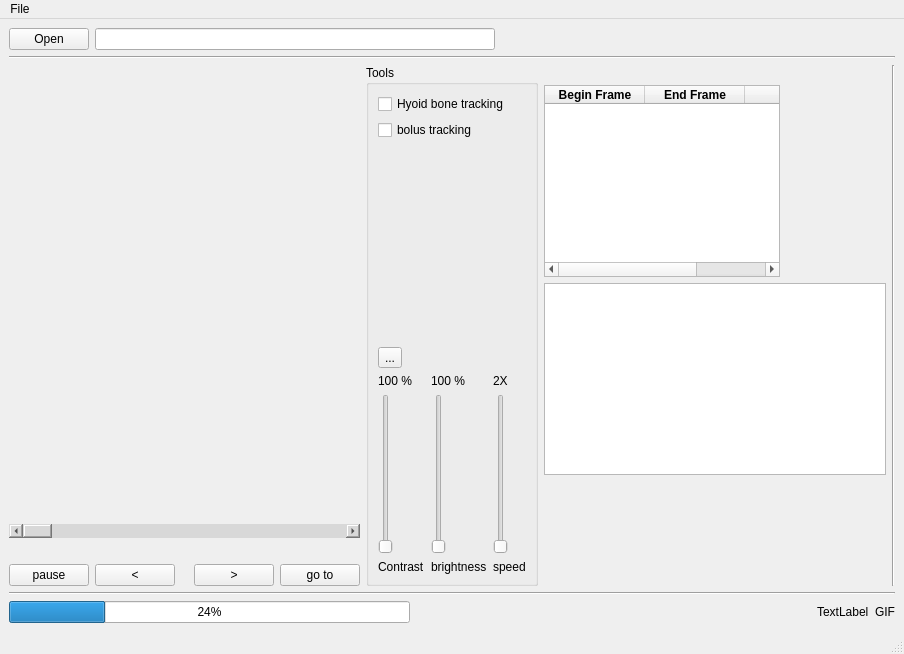
<?xml version="1.0" encoding="UTF-8"?>
<ui version="4.0">
 <class>MainWindow</class>
 <widget class="QMainWindow" name="MainWindow">
  <property name="geometry">
   <rect>
    <x>0</x>
    <y>0</y>
    <width>904</width>
    <height>654</height>
   </rect>
  </property>
  <property name="windowTitle">
   <string>MainWindow</string>
  </property>
  <widget class="QWidget" name="centralwidget">
   <layout class="QHBoxLayout" name="horizontalLayout_2">
    <item>
     <layout class="QHBoxLayout" name="horizontalLayout_9">
      <item>
       <layout class="QVBoxLayout" name="verticalLayout_7">
        <item>
         <layout class="QHBoxLayout" name="horizontalLayout">
          <item>
           <widget class="QPushButton" name="openButton">
            <property name="text">
             <string>Open</string>
            </property>
           </widget>
          </item>
          <item>
           <widget class="QLineEdit" name="pathTextEdit"/>
          </item>
          <item>
           <spacer name="horizontalSpacer_4">
            <property name="orientation">
             <enum>Qt::Horizontal</enum>
            </property>
            <property name="sizeHint" stdset="0">
             <size>
              <width>40</width>
              <height>20</height>
             </size>
            </property>
           </spacer>
          </item>
         </layout>
        </item>
        <item>
         <layout class="QHBoxLayout" name="horizontalLayout_4"/>
        </item>
        <item>
         <widget class="Line" name="line_5">
          <property name="orientation">
           <enum>Qt::Horizontal</enum>
          </property>
         </widget>
        </item>
        <item>
         <layout class="QVBoxLayout" name="verticalLayout_6">
          <item>
           <layout class="QHBoxLayout" name="horizontalLayout_8">
            <item>
             <layout class="QVBoxLayout" name="videoLayout">
              <item>
               <spacer name="horizontalSpacer_3">
                <property name="orientation">
                 <enum>Qt::Horizontal</enum>
                </property>
                <property name="sizeHint" stdset="0">
                 <size>
                  <width>75</width>
                  <height>20</height>
                 </size>
                </property>
               </spacer>
              </item>
              <item>
               <widget class="QLabel" name="video">
                <property name="minimumSize">
                 <size>
                  <width>320</width>
                  <height>400</height>
                 </size>
                </property>
                <property name="text">
                 <string/>
                </property>
               </widget>
              </item>
              <item>
               <widget class="QScrollBar" name="scrollBar">
                <property name="tabletTracking">
                 <bool>false</bool>
                </property>
                <property name="focusPolicy">
                 <enum>Qt::NoFocus</enum>
                </property>
                <property name="autoFillBackground">
                 <bool>false</bool>
                </property>
                <property name="styleSheet">
                 <string notr="true">background-color: rgb(216, 216, 216);</string>
                </property>
                <property name="orientation">
                 <enum>Qt::Horizontal</enum>
                </property>
               </widget>
              </item>
              <item>
               <widget class="QLabel" name="static_dynamic_pharyngial_distribution_img_label">
                <property name="sizePolicy">
                 <sizepolicy hsizetype="Minimum" vsizetype="Fixed">
                  <horstretch>0</horstretch>
                  <verstretch>0</verstretch>
                 </sizepolicy>
                </property>
                <property name="text">
                 <string/>
                </property>
               </widget>
              </item>
              <item>
               <layout class="QHBoxLayout" name="horizontalLayout_3">
                <item>
                 <widget class="QPushButton" name="pause_resume_button">
                  <property name="text">
                   <string>pause</string>
                  </property>
                 </widget>
                </item>
                <item>
                 <widget class="QPushButton" name="prevFrameButton">
                  <property name="sizePolicy">
                   <sizepolicy hsizetype="Minimum" vsizetype="Fixed">
                    <horstretch>0</horstretch>
                    <verstretch>0</verstretch>
                   </sizepolicy>
                  </property>
                  <property name="text">
                   <string>&lt;</string>
                  </property>
                 </widget>
                </item>
                <item>
                 <layout class="QVBoxLayout" name="verticalLayout">
                  <item>
                   <widget class="QLabel" name="framesLabel">
                    <property name="layoutDirection">
                     <enum>Qt::LeftToRight</enum>
                    </property>
                    <property name="text">
                     <string/>
                    </property>
                    <property name="alignment">
                     <set>Qt::AlignCenter</set>
                    </property>
                   </widget>
                  </item>
                 </layout>
                </item>
                <item>
                 <widget class="QPushButton" name="nextFrameButton">
                  <property name="text">
                   <string>&gt;</string>
                  </property>
                 </widget>
                </item>
                <item>
                 <widget class="QPushButton" name="pushButton">
                  <property name="text">
                   <string>go to</string>
                  </property>
                 </widget>
                </item>
               </layout>
              </item>
             </layout>
            </item>
            <item>
             <layout class="QHBoxLayout" name="horizontalLayout_7"/>
            </item>
            <item>
             <widget class="QGroupBox" name="groupBox">
              <property name="title">
               <string>Tools</string>
              </property>
              <layout class="QVBoxLayout" name="verticalLayout_8">
               <item>
                <widget class="QCheckBox" name="hyoidTrackingcheckBox">
                 <property name="text">
                  <string>Hyoid bone tracking</string>
                 </property>
                </widget>
               </item>
               <item>
                <widget class="QCheckBox" name="bolusTrackingcheckBox">
                 <property name="text">
                  <string>bolus tracking</string>
                 </property>
                </widget>
               </item>
               <item>
                <spacer name="verticalSpacer_2">
                 <property name="orientation">
                  <enum>Qt::Vertical</enum>
                 </property>
                 <property name="sizeHint" stdset="0">
                  <size>
                   <width>20</width>
                   <height>40</height>
                  </size>
                 </property>
                </spacer>
               </item>
               <item>
                <widget class="QToolButton" name="extraToolsButton">
                 <property name="text">
                  <string>...</string>
                 </property>
                </widget>
               </item>
               <item>
                <layout class="QHBoxLayout" name="horizontalLayout_5">
                 <item>
                  <layout class="QVBoxLayout" name="verticalLayout_5">
                   <item>
                    <widget class="QLabel" name="label_6">
                     <property name="text">
                      <string>100 %</string>
                     </property>
                    </widget>
                   </item>
                   <item>
                    <widget class="QSlider" name="contrastSlider">
                     <property name="orientation">
                      <enum>Qt::Vertical</enum>
                     </property>
                    </widget>
                   </item>
                   <item>
                    <widget class="QLabel" name="label">
                     <property name="text">
                      <string>Contrast</string>
                     </property>
                    </widget>
                   </item>
                  </layout>
                 </item>
                 <item>
                  <layout class="QVBoxLayout" name="verticalLayout_4">
                   <item>
                    <widget class="QLabel" name="label_5">
                     <property name="text">
                      <string>100 %</string>
                     </property>
                    </widget>
                   </item>
                   <item>
                    <widget class="QSlider" name="brightnessSlider">
                     <property name="orientation">
                      <enum>Qt::Vertical</enum>
                     </property>
                    </widget>
                   </item>
                   <item>
                    <widget class="QLabel" name="label_2">
                     <property name="text">
                      <string>brightness</string>
                     </property>
                    </widget>
                   </item>
                  </layout>
                 </item>
                 <item>
                  <layout class="QVBoxLayout" name="verticalLayout_2">
                   <item>
                    <widget class="QLabel" name="label_4">
                     <property name="text">
                      <string>2X</string>
                     </property>
                    </widget>
                   </item>
                   <item>
                    <widget class="QSlider" name="fpsSlider">
                     <property name="orientation">
                      <enum>Qt::Vertical</enum>
                     </property>
                    </widget>
                   </item>
                   <item>
                    <widget class="QLabel" name="label_3">
                     <property name="text">
                      <string>speed</string>
                     </property>
                    </widget>
                   </item>
                  </layout>
                 </item>
                </layout>
               </item>
              </layout>
             </widget>
            </item>
            <item>
             <layout class="QVBoxLayout" name="verticalLayout_9">
              <item>
               <spacer name="horizontalSpacer">
                <property name="orientation">
                 <enum>Qt::Horizontal</enum>
                </property>
                <property name="sizeHint" stdset="0">
                 <size>
                  <width>40</width>
                  <height>20</height>
                 </size>
                </property>
               </spacer>
              </item>
              <item>
               <widget class="QTableWidget" name="inlineReport">
                <property name="maximumSize">
                 <size>
                  <width>236</width>
                  <height>16777215</height>
                 </size>
                </property>
                <property name="styleSheet">
                 <string notr="true"/>
                </property>
                <column>
                 <property name="text">
                  <string>Begin Frame</string>
                 </property>
                 <property name="font">
                  <font>
                   <weight>75</weight>
                   <bold>true</bold>
                  </font>
                 </property>
                </column>
                <column>
                 <property name="text">
                  <string>End Frame</string>
                 </property>
                 <property name="font">
                  <font>
                   <weight>75</weight>
                   <bold>true</bold>
                  </font>
                 </property>
                </column>
                <column>
                 <property name="text">
                  <string>Note</string>
                 </property>
                 <property name="font">
                  <font>
                   <weight>75</weight>
                   <bold>true</bold>
                  </font>
                 </property>
                </column>
               </widget>
              </item>
              <item>
               <widget class="QGraphicsView" name="inlineReport2"/>
              </item>
              <item>
               <spacer name="verticalSpacer">
                <property name="orientation">
                 <enum>Qt::Vertical</enum>
                </property>
                <property name="sizeHint" stdset="0">
                 <size>
                  <width>20</width>
                  <height>40</height>
                 </size>
                </property>
               </spacer>
              </item>
             </layout>
            </item>
            <item>
             <widget class="Line" name="line_3">
              <property name="orientation">
               <enum>Qt::Vertical</enum>
              </property>
             </widget>
            </item>
           </layout>
          </item>
          <item>
           <widget class="Line" name="line_4">
            <property name="orientation">
             <enum>Qt::Horizontal</enum>
            </property>
           </widget>
          </item>
          <item>
           <layout class="QHBoxLayout" name="horizontalLayout_6">
            <item>
             <widget class="QProgressBar" name="progressBar">
              <property name="value">
               <number>24</number>
              </property>
             </widget>
            </item>
            <item>
             <spacer name="horizontalSpacer_2">
              <property name="orientation">
               <enum>Qt::Horizontal</enum>
              </property>
              <property name="sizeHint" stdset="0">
               <size>
                <width>40</width>
                <height>20</height>
               </size>
              </property>
             </spacer>
            </item>
            <item>
             <widget class="QLabel" name="runningProcessLabel">
              <property name="text">
               <string>TextLabel</string>
              </property>
             </widget>
            </item>
            <item>
             <widget class="QLabel" name="loaderGIF">
              <property name="sizePolicy">
               <sizepolicy hsizetype="Preferred" vsizetype="Preferred">
                <horstretch>0</horstretch>
                <verstretch>0</verstretch>
               </sizepolicy>
              </property>
              <property name="minimumSize">
               <size>
                <width>20</width>
                <height>20</height>
               </size>
              </property>
              <property name="text">
               <string>GIF</string>
              </property>
             </widget>
            </item>
           </layout>
          </item>
         </layout>
        </item>
       </layout>
      </item>
     </layout>
    </item>
   </layout>
  </widget>
  <widget class="QMenuBar" name="menubar">
   <property name="geometry">
    <rect>
     <x>0</x>
     <y>0</y>
     <width>904</width>
     <height>21</height>
    </rect>
   </property>
   <widget class="QMenu" name="menuFile">
    <property name="title">
     <string>File</string>
    </property>
    <addaction name="actionNew_window"/>
    <addaction name="actionscreenshot"/>
    <addaction name="actionreport"/>
   </widget>
   <addaction name="menuFile"/>
  </widget>
  <widget class="QStatusBar" name="statusbar"/>
  <action name="actionNew_window">
   <property name="text">
    <string>New window</string>
   </property>
  </action>
  <action name="actionscreenshot">
   <property name="text">
    <string>screenshot</string>
   </property>
  </action>
  <action name="actionreport">
   <property name="text">
    <string>report</string>
   </property>
  </action>
 </widget>
 <resources/>
 <connections/>
</ui>
